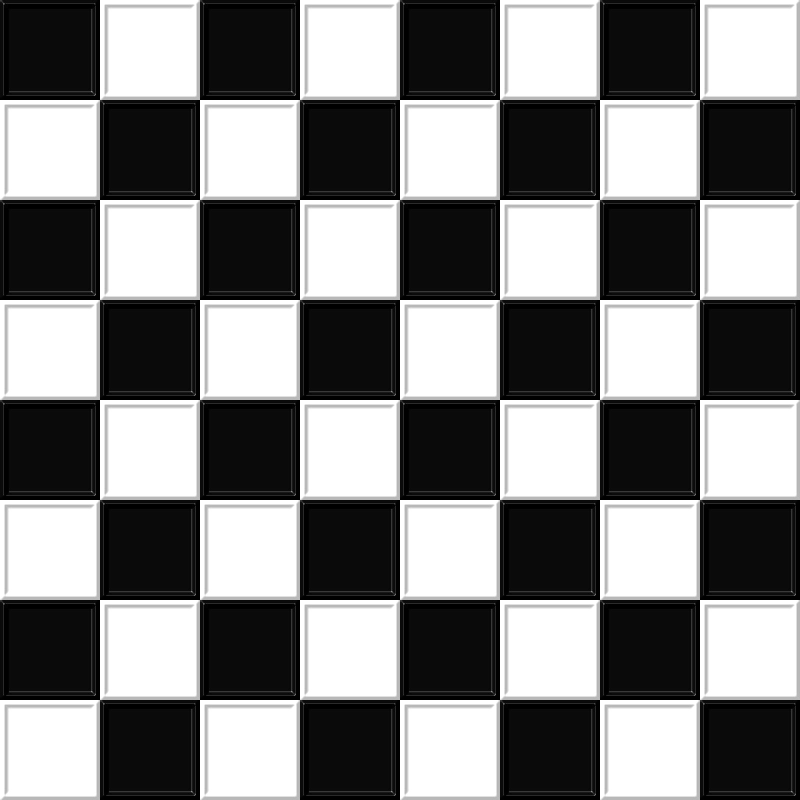
#> input picture OpenCV practice/checkerboard.jpg, 1600 x 1600 px (shown at 1/2 size)
$ jupyter execute 'Basic Image Manipulation.ipynb'   (shell and % lines are left out)
#> lines starting #> are read from the running program, lines starting #| are printed output that depends on the picture; after the words box and inside, x2 and y2 are one past the last pixel; in counts of white or black regions, pixels touching at a corner belong together
[cell 1]
import cv2
import numpy as np
import matplotlib.pyplot as plt
from PIL import Image
from IPython.display import Image  #To display image directly in our workspace

[cell 2]
# Read image on gray scale

checkerboard = cv2.imread('checkerboard.jpg', 0)
#> checkerboard is the input picture: shape (1600, 1600); min 0, max 255, mean 128.4
plt.imshow(checkerboard, cmap='gray')
#> (this line was passed over: IPython is not available in this run)
print(checkerboard)
#> (printed output is left out)

[cell 3]
# To access individual pixel of the first black box
print(checkerboard[0,0])
#| 65

# Print the first white pixel
print(checkerboard[0,200])
#| 255

#### Modifying Image Pixels

[cell 4]
checkerboard_new = checkerboard.copy()
# [4 lines of commented-out code are left out]

checkerboard_new[30:100, 30:100] = 255
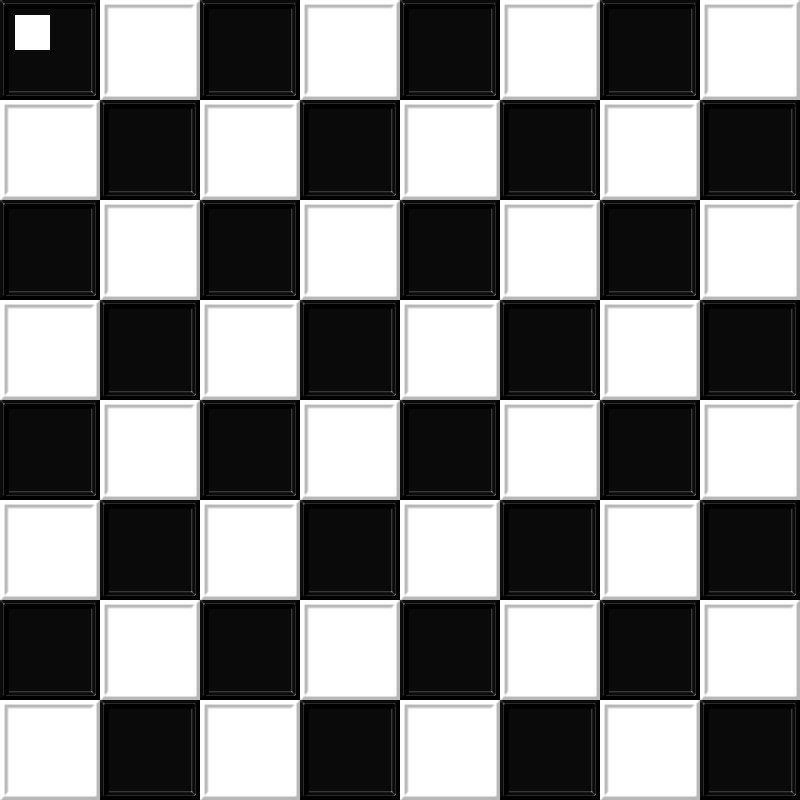
#> checkerboard_new: shape (1600, 1600) (shown at 1/2 size); 0.19% of pixels changed, all inside (x1, y1, x2, y2) = (30, 30, 100, 100)

plt.imshow(checkerboard_new, cmap='gray')
#> (this line was passed over: IPython is not available in this run)
print(checkerboard_new)
#> (printed output is left out)

#### Cropping images

[cell 5]
MyPic_BGR = cv2.imread('MyPic.jpg', cv2.IMREAD_COLOR)
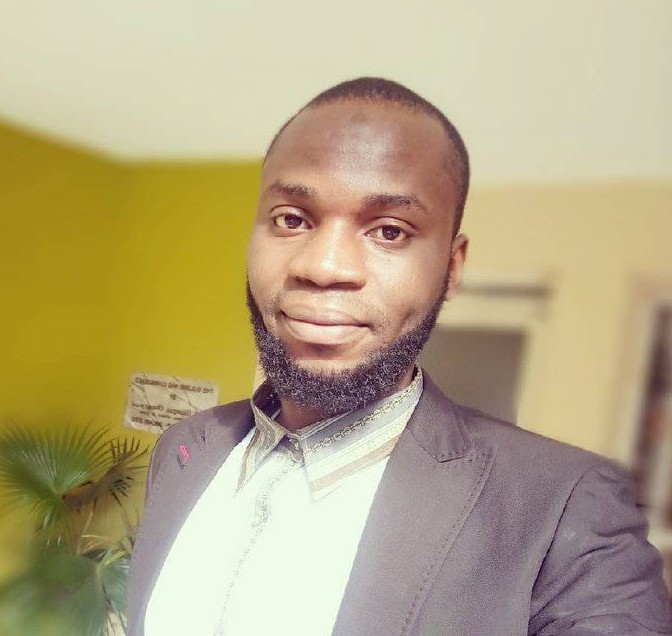
#> input picture OpenCV practice/MyPic.jpg, 672 x 636 px
#> MyPic_BGR is the input picture: shape (636, 672, 3); mean B, G, R 129.7, 166.5, 180.9
MyPic_RGB = MyPic_BGR[:,:,::-1]
plt.imshow(MyPic_RGB)
#> (this line was passed over: IPython is not available in this run)

[cell 6]
# To crop the image
MyPic_Crop = MyPic_RGB[60:450, 200:550]
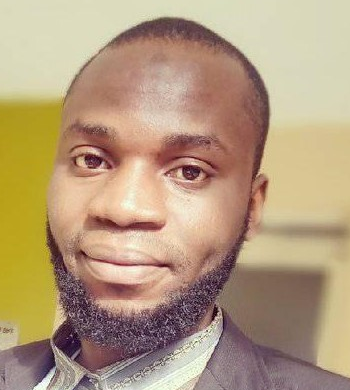
#> MyPic_Crop: shape (390, 350, 3); mean R, G, B 180.3, 155.5, 125.9
plt.imshow(MyPic_Crop)
#> (this line was passed over: IPython is not available in this run)

#### Resizing images

[cell 7]
# Resizing by factors

resized_MyPic_Crop = cv2.resize(MyPic_Crop, None, fx=2, fy=2)
plt.imshow(resized_MyPic_Crop)
#> (this line was passed over: IPython is not available in this run)

[cell 8]
# Specifying the exact size of the output image

new_width = 100
new_height = 200
dim = (new_width, new_height)

Resized_MyPic_Crop = cv2.resize(MyPic_Crop, dsize = dim, interpolation = cv2.INTER_AREA)
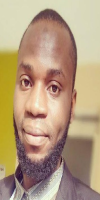
#> Resized_MyPic_Crop: shape (200, 100, 3); mean R, G, B 180.3, 155.5, 125.9
plt.imshow(Resized_MyPic_Crop)
#> (this line was passed over: IPython is not available in this run)

[cell 9]
# Resizing while maintaing the aspect ratio

new_width = 100
aspect_ratio = new_width/MyPic_Crop.shape[1]
#> aspect_ratio = 0.286
new_height = int(MyPic_Crop.shape[0] * aspect_ratio)
#> new_height = 111
dim = (new_width, new_height)
#> dim = (100, 111)

# Resize image
resized_aspect = cv2.resize(MyPic_Crop, dsize = dim, interpolation =cv2.INTER_AREA)
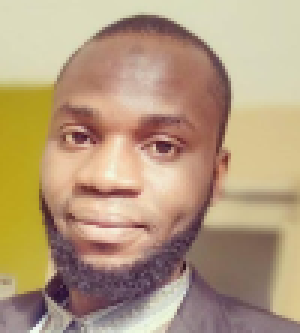
#> resized_aspect: shape (111, 100, 3) (shown 3 times larger); mean R, G, B 180.3, 155.5, 125.9
plt.imshow(resized_aspect)
#> (this line was passed over: IPython is not available in this run)
